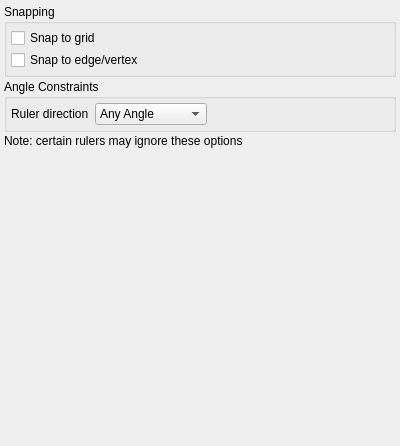
<?xml version="1.0" encoding="UTF-8"?>
<ui version="4.0">
 <class>RulerOptions</class>
 <widget class="QWidget" name="RulerOptions">
  <property name="geometry">
   <rect>
    <x>0</x>
    <y>0</y>
    <width>400</width>
    <height>446</height>
   </rect>
  </property>
  <property name="sizePolicy">
   <sizepolicy hsizetype="Ignored" vsizetype="Ignored">
    <horstretch>0</horstretch>
    <verstretch>0</verstretch>
   </sizepolicy>
  </property>
  <property name="windowTitle">
   <string>Form</string>
  </property>
  <layout class="QVBoxLayout">
   <property name="spacing">
    <number>6</number>
   </property>
   <property name="leftMargin">
    <number>0</number>
   </property>
   <property name="topMargin">
    <number>0</number>
   </property>
   <property name="rightMargin">
    <number>0</number>
   </property>
   <property name="bottomMargin">
    <number>0</number>
   </property>
   <item>
    <widget class="QScrollArea" name="scrollArea">
     <property name="frameShape">
      <enum>QFrame::NoFrame</enum>
     </property>
     <property name="frameShadow">
      <enum>QFrame::Plain</enum>
     </property>
     <property name="widgetResizable">
      <bool>true</bool>
     </property>
     <widget class="QWidget" name="scrollAreaWidgetContents">
      <property name="geometry">
       <rect>
        <x>0</x>
        <y>0</y>
        <width>400</width>
        <height>446</height>
       </rect>
      </property>
      <layout class="QVBoxLayout" name="verticalLayout">
       <property name="spacing">
        <number>2</number>
       </property>
       <property name="leftMargin">
        <number>4</number>
       </property>
       <property name="topMargin">
        <number>4</number>
       </property>
       <property name="rightMargin">
        <number>4</number>
       </property>
       <property name="bottomMargin">
        <number>4</number>
       </property>
       <item>
        <widget class="QGroupBox" name="groupBox">
         <property name="title">
          <string>Snapping</string>
         </property>
         <layout class="QGridLayout" name="_5">
          <property name="leftMargin">
           <number>4</number>
          </property>
          <property name="topMargin">
           <number>4</number>
          </property>
          <property name="rightMargin">
           <number>4</number>
          </property>
          <property name="bottomMargin">
           <number>4</number>
          </property>
          <property name="horizontalSpacing">
           <number>6</number>
          </property>
          <property name="verticalSpacing">
           <number>2</number>
          </property>
          <item row="0" column="0" colspan="2">
           <widget class="QCheckBox" name="snap_to_grid_cbx">
            <property name="text">
             <string>Snap to grid</string>
            </property>
           </widget>
          </item>
          <item row="1" column="0" colspan="2">
           <widget class="QCheckBox" name="snap_to_objects_cbx">
            <property name="text">
             <string>Snap to edge/vertex</string>
            </property>
           </widget>
          </item>
         </layout>
        </widget>
       </item>
       <item>
        <widget class="QGroupBox" name="groupBox_2">
         <property name="title">
          <string>Angle Constraints</string>
         </property>
         <layout class="QGridLayout" name="_2">
          <property name="leftMargin">
           <number>4</number>
          </property>
          <property name="topMargin">
           <number>4</number>
          </property>
          <property name="rightMargin">
           <number>4</number>
          </property>
          <property name="bottomMargin">
           <number>4</number>
          </property>
          <property name="horizontalSpacing">
           <number>6</number>
          </property>
          <property name="verticalSpacing">
           <number>2</number>
          </property>
          <item row="0" column="1">
           <widget class="QComboBox" name="angle_cb">
            <property name="sizePolicy">
             <sizepolicy hsizetype="Fixed" vsizetype="Fixed">
              <horstretch>1</horstretch>
              <verstretch>0</verstretch>
             </sizepolicy>
            </property>
            <property name="sizeAdjustPolicy">
             <enum>QComboBox::AdjustToContents</enum>
            </property>
            <item>
             <property name="text">
              <string>Any Angle</string>
             </property>
            </item>
            <item>
             <property name="text">
              <string>Diagonal</string>
             </property>
            </item>
            <item>
             <property name="text">
              <string>Diagonal only</string>
             </property>
            </item>
            <item>
             <property name="text">
              <string>Orthogonal</string>
             </property>
            </item>
            <item>
             <property name="text">
              <string>Horizontal only</string>
             </property>
            </item>
            <item>
             <property name="text">
              <string>Vertical only</string>
             </property>
            </item>
           </widget>
          </item>
          <item row="0" column="0">
           <widget class="QLabel" name="label_2">
            <property name="text">
             <string>Ruler direction</string>
            </property>
           </widget>
          </item>
          <item row="0" column="2">
           <spacer name="horizontalSpacer_2">
            <property name="orientation">
             <enum>Qt::Horizontal</enum>
            </property>
            <property name="sizeHint" stdset="0">
             <size>
              <width>40</width>
              <height>20</height>
             </size>
            </property>
           </spacer>
          </item>
         </layout>
        </widget>
       </item>
       <item>
        <widget class="QLabel" name="label">
         <property name="text">
          <string>Note: certain rulers may ignore these options</string>
         </property>
         <property name="wordWrap">
          <bool>true</bool>
         </property>
        </widget>
       </item>
       <item>
        <spacer name="spacer">
         <property name="orientation">
          <enum>Qt::Vertical</enum>
         </property>
         <property name="sizeHint" stdset="0">
          <size>
           <width>121</width>
           <height>70</height>
          </size>
         </property>
        </spacer>
       </item>
      </layout>
     </widget>
    </widget>
   </item>
  </layout>
 </widget>
 <tabstops>
  <tabstop>scrollArea</tabstop>
  <tabstop>snap_to_grid_cbx</tabstop>
  <tabstop>snap_to_objects_cbx</tabstop>
  <tabstop>angle_cb</tabstop>
 </tabstops>
 <resources/>
 <connections/>
</ui>
